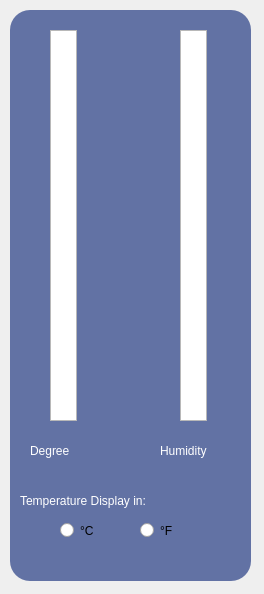
<?xml version="1.0" encoding="UTF-8"?>
<ui version="4.0">
 <class>MainWindow</class>
 <widget class="QMainWindow" name="MainWindow">
  <property name="geometry">
   <rect>
    <x>0</x>
    <y>0</y>
    <width>264</width>
    <height>594</height>
   </rect>
  </property>
  <property name="windowTitle">
   <string>MainWindow</string>
  </property>
  <property name="styleSheet">
   <string notr="true">QGraphicsView:focus{outline: 0;}</string>
  </property>
  <widget class="QWidget" name="centralwidget">
   <widget class="QLabel" name="label">
    <property name="geometry">
     <rect>
      <x>10</x>
      <y>10</y>
      <width>241</width>
      <height>571</height>
     </rect>
    </property>
    <property name="styleSheet">
     <string notr="true">background-color: rgb(98, 114, 164);
border-radius: 20px;
</string>
    </property>
    <property name="text">
     <string/>
    </property>
   </widget>
   <widget class="QLabel" name="label_2">
    <property name="geometry">
     <rect>
      <x>30</x>
      <y>440</y>
      <width>121</width>
      <height>21</height>
     </rect>
    </property>
    <property name="styleSheet">
     <string notr="true">font: 10pt &quot;SansSerif&quot;;
color: white;
</string>
    </property>
    <property name="lineWidth">
     <number>1</number>
    </property>
    <property name="text">
     <string>Degree</string>
    </property>
   </widget>
   <widget class="QLabel" name="label_3">
    <property name="geometry">
     <rect>
      <x>160</x>
      <y>440</y>
      <width>81</width>
      <height>21</height>
     </rect>
    </property>
    <property name="styleSheet">
     <string notr="true">font: 10pt &quot;SansSerif&quot;;
color: white;
</string>
    </property>
    <property name="text">
     <string>Humidity</string>
    </property>
   </widget>
   <widget class="QGraphicsView" name="graphicsView_1">
    <property name="geometry">
     <rect>
      <x>50</x>
      <y>30</y>
      <width>27</width>
      <height>391</height>
     </rect>
    </property>
    <property name="styleSheet">
     <string notr="true">QGraphicsView:focus{outline: 0;border:none;}</string>
    </property>
   </widget>
   <widget class="QGraphicsView" name="graphicsView_2">
    <property name="geometry">
     <rect>
      <x>180</x>
      <y>30</y>
      <width>27</width>
      <height>391</height>
     </rect>
    </property>
    <property name="styleSheet">
     <string notr="true">QGraphicsView:focus{outline: 0;border:none;}</string>
    </property>
   </widget>
   <widget class="QRadioButton" name="Celsius">
    <property name="geometry">
     <rect>
      <x>60</x>
      <y>520</y>
      <width>51</width>
      <height>21</height>
     </rect>
    </property>
    <property name="text">
     <string>°C</string>
    </property>
   </widget>
   <widget class="QRadioButton" name="Farenheit">
    <property name="geometry">
     <rect>
      <x>140</x>
      <y>520</y>
      <width>51</width>
      <height>21</height>
     </rect>
    </property>
    <property name="text">
     <string>°F</string>
    </property>
   </widget>
   <widget class="QLabel" name="label_4">
    <property name="geometry">
     <rect>
      <x>20</x>
      <y>490</y>
      <width>201</width>
      <height>21</height>
     </rect>
    </property>
    <property name="styleSheet">
     <string notr="true">font: 10pt &quot;SansSerif&quot;;
color: white;
</string>
    </property>
    <property name="lineWidth">
     <number>1</number>
    </property>
    <property name="text">
     <string>Temperature Display in:</string>
    </property>
   </widget>
  </widget>
 </widget>
 <resources/>
 <connections/>
</ui>
